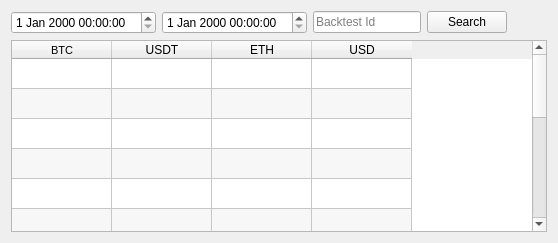
        <widget class="QWidget" name="tabStats">
         <property name="styleSheet">
          <string notr="true"/>
         </property>
         <attribute name="title">
          <string>Statistics</string>
         </attribute>
         <layout class="QGridLayout" name="gridLayout_19">
          <item row="0" column="0">
           <layout class="QVBoxLayout" name="verticalLayout_16">
            <item>
             <layout class="QHBoxLayout" name="horizontalLayout_7">
              <item>
               <widget class="QDateTimeEdit" name="dateFromStats">
                <property name="styleSheet">
                 <string notr="true"/>
                </property>
               </widget>
              </item>
              <item>
               <widget class="QDateTimeEdit" name="dateToStats">
                <property name="styleSheet">
                 <string notr="true"/>
                </property>
               </widget>
              </item>
              <item>
               <widget class="QLineEdit" name="txtBacktestIdStats">
                <property name="sizePolicy">
                 <sizepolicy hsizetype="Fixed" vsizetype="Fixed">
                  <horstretch>0</horstretch>
                  <verstretch>0</verstretch>
                 </sizepolicy>
                </property>
                <property name="styleSheet">
                 <string notr="true"/>
                </property>
                <property name="placeholderText">
                 <string>Backtest Id</string>
                </property>
               </widget>
              </item>
              <item>
               <widget class="QPushButton" name="btnSearchStats">
                <property name="styleSheet">
                 <string notr="true"/>
                </property>
                <property name="text">
                 <string>Search</string>
                </property>
               </widget>
              </item>
              <item>
               <spacer name="horizontalSpacer_5">
                <property name="orientation">
                 <enum>Qt::Horizontal</enum>
                </property>
                <property name="sizeHint" stdset="0">
                 <size>
                  <width>40</width>
                  <height>20</height>
                 </size>
                </property>
               </spacer>
              </item>
             </layout>
            </item>
            <item>
             <widget class="QTableWidget" name="tblStats">
              <property name="enabled">
               <bool>true</bool>
              </property>
              <property name="styleSheet">
               <string notr="true"/>
              </property>
              <property name="alternatingRowColors">
               <bool>true</bool>
              </property>
              <property name="sortingEnabled">
               <bool>true</bool>
              </property>
              <attribute name="verticalHeaderVisible">
               <bool>false</bool>
              </attribute>
              <row>
               <property name="text">
                <string>New Row</string>
               </property>
              </row>
              <row>
               <property name="text">
                <string>New Row</string>
               </property>
              </row>
              <row>
               <property name="text">
                <string>New Row</string>
               </property>
              </row>
              <row>
               <property name="text">
                <string>New Row</string>
               </property>
              </row>
              <row>
               <property name="text">
                <string>New Row</string>
               </property>
              </row>
              <row>
               <property name="text">
                <string>New Row</string>
               </property>
              </row>
              <row>
               <property name="text">
                <string>New Row</string>
               </property>
              </row>
              <row>
               <property name="text">
                <string>New Row</string>
               </property>
              </row>
              <row>
               <property name="text">
                <string>New Row</string>
               </property>
              </row>
              <row>
               <property name="text">
                <string>New Row</string>
               </property>
              </row>
              <row>
               <property name="text">
                <string>New Row</string>
               </property>
              </row>
              <row>
               <property name="text">
                <string>New Row</string>
               </property>
              </row>
              <row>
               <property name="text">
                <string>New Row</string>
               </property>
              </row>
              <column>
               <property name="text">
                <string>BTC</string>
               </property>
               <property name="font">
                <font>
                 <pointsize>8</pointsize>
                </font>
               </property>
              </column>
              <column>
               <property name="text">
                <string>USDT</string>
               </property>
              </column>
              <column>
               <property name="text">
                <string>ETH</string>
               </property>
              </column>
              <column>
               <property name="text">
                <string>USD</string>
               </property>
              </column>
              <item row="0" column="0">
               <property name="text">
                <string/>
               </property>
               <property name="font">
                <font>
                 <pointsize>14</pointsize>
                </font>
               </property>
              </item>
             </widget>
            </item>
           </layout>
          </item>
         </layout>
        </widget>
